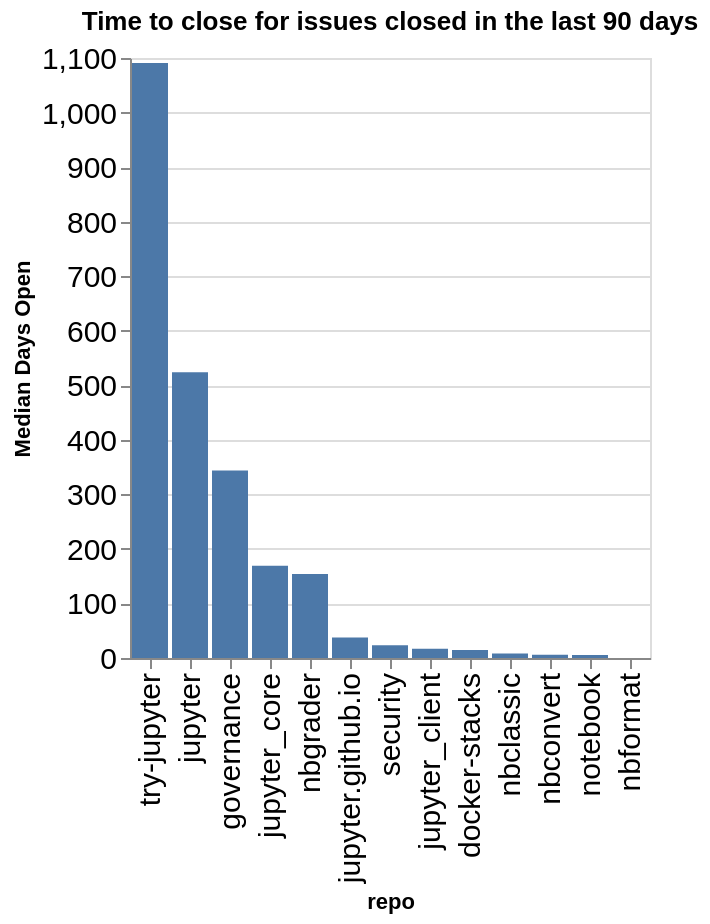

The notebook cell saved with this chart:
### Code cell
time_open = closed.groupby(['org', 'repo']).agg({'time_open': 'median'}).reset_index()
time_open['time_open'] = time_open['time_open'] / (60 * 60 * 24)
time_open['org/repo'] = time_open.apply(lambda a: a['org'] + '/' + a['repo'], axis=1)
sorted_vals = time_open.sort_values(['org', 'time_open'], ascending=False)['repo'].values
alt.Chart(data=time_open, title=f"Time to close for issues closed in the last {n_days} days").mark_bar().encode(
    x=alt.X('repo', sort=alt.Sort(sorted_vals.tolist())),
    y=alt.Y('time_open', title="Median Days Open"),
)

### Figure 1 — Vega-Lite specification as saved in the notebook (floating-point values rounded to 4 significant figures)
{"config": {"axisLeft": {"labelFontSize": 15}, "axisBottom": {"labelFontSize": 15}}, "data": {"name": "data-a8cdf8b7adb3be1c573f370e58f54bd3"}, "mark": {"type": "bar"}, "encoding": {"x": {"field": "repo", "sort": ["try-jupyter", "jupyter", "governance", "jupyter_core", "nbgrader", "jupyter.github.io", "security", "jupyter_client", "docker-stacks", "nbclassic", "nbconvert", "notebook", "nbformat"], "type": "nominal"}, "y": {"field": "time_open", "title": "Median Days Open", "type": "quantitative"}}, "title": "Time to close for issues closed in the last 90 days", "$schema": "https://vega.github.io/schema/vega-lite/v5.20.1.json", "datasets": {"data-a8cdf8b7adb3be1c573f370e58f54bd3": [{"org": "jupyter", "repo": "docker-stacks", "time_open": 14.61, "org/repo": "jupyter/docker-stacks"}, {"org": "jupyter", "repo": "governance", "time_open": 343.6, "org/repo": "jupyter/governance"}, {"org": "jupyter", "repo": "jupyter", "time_open": 523.9, "org/repo": "jupyter/jupyter"}, {"org": "jupyter", "repo": "jupyter.github.io", "time_open": 37.37, "org/repo": "jupyter/jupyter.github.io"}, {"org": "jupyter", "repo": "jupyter_client", "time_open": 17.07, "org/repo": "jupyter/jupyter_client"}, {"org": "jupyter", "repo": "jupyter_core", "time_open": 169.1, "org/repo": "jupyter/jupyter_core"}, {"org": "jupyter", "repo": "nbclassic", "time_open": 8.41, "org/repo": "jupyter/nbclassic"}, {"org": "jupyter", "repo": "nbconvert", "time_open": 5.779, "org/repo": "jupyter/nbconvert"}, {"org": "jupyter", "repo": "nbformat", "time_open": 0.006134, "org/repo": "jupyter/nbformat"}, {"org": "jupyter", "repo": "nbgrader", "time_open": 154.0, "org/repo": "jupyter/nbgrader"}, {"org": "jupyter", "repo": "notebook", "time_open": 5.463, "org/repo": "jupyter/notebook"}, {"org": "jupyter", "repo": "security", "time_open": 23.45, "org/repo": "jupyter/security"}, {"org": "jupyter", "repo": "try-jupyter", "time_open": 1091.0, "org/repo": "jupyter/try-jupyter"}]}}
